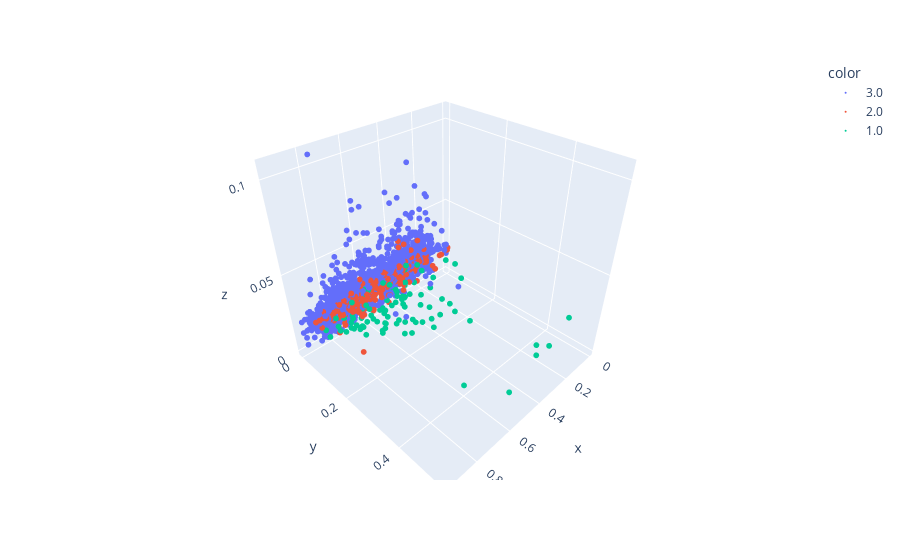

Notebook code for this chart:
### Code cell
fig_41 = px.scatter_3d(x=thyroid[:,0], y=thyroid[:,16], z=thyroid[:,17], color=thyroid[:,21].astype(str))
fig_41.update_traces(marker=dict(size=2))

fig_41.show()

### Figure 1 — Plotly figure (JSON) as saved in the notebook; plotly's stock layout.template omitted (floating-point values rounded to 4 significant figures; data arrays with more than 128 entries replaced by an {"elided": "..."} marker saying what was removed)
{"data": [{"hovertemplate": "color=3.0<br>x=%{x}<br>y=%{y}<br>z=%{z}<extra></extra>", "legendgroup": "3.0", "marker": {"color": "#636efa", "size": 2, "symbol": "circle"}, "mode": "markers", "name": "3.0", "scene": "scene", "showlegend": true, "type": "scatter3d", "x": {"elided": "3488 float values"}, "y": {"elided": "3488 float values"}, "z": {"elided": "3488 float values"}}, {"hovertemplate": "color=2.0<br>x=%{x}<br>y=%{y}<br>z=%{z}<extra></extra>", "legendgroup": "2.0", "marker": {"color": "#EF553B", "size": 2, "symbol": "circle"}, "mode": "markers", "name": "2.0", "scene": "scene", "showlegend": true, "type": "scatter3d", "x": {"elided": "191 float values"}, "y": {"elided": "191 float values"}, "z": {"elided": "191 float values"}}, {"hovertemplate": "color=1.0<br>x=%{x}<br>y=%{y}<br>z=%{z}<extra></extra>", "legendgroup": "1.0", "marker": {"color": "#00cc96", "size": 2, "symbol": "circle"}, "mode": "markers", "name": "1.0", "scene": "scene", "showlegend": true, "type": "scatter3d", "x": [0.5, 0.78, 0.73, 0.43, 0.42, 0.53, 0.51, 0.68, 0.4, 0.6, 0.69, 0.48, 0.69, 0.79, 0.77, 0.24, 0.6, 0.62, 0.6, 0.73, 0.32, 0.63, 0.68, 0.34, 0.46, 0.33, 0.35, 0.5, 0.6, 0.67, 0.44, 0.28, 0.53, 0.68, 0.33, 0.6, 0.02, 0.35, 0.36, 0.29, 0.55, 0.28, 0.42, 0.63, 0.31, 0.6, 0.67, 0.84, 0.25, 0.65, 0.62, 0.65, 0.74, 0.25, 0.18, 0.63, 0.38, 0.69, 0.63, 0.37, 0.52, 0.6, 0.59, 0.58, 0.02, 0.48, 0.53, 0.28, 0.28, 0.39, 0.36, 0.01, 0.18, 0.6, 0.28, 0.74, 0.33, 0.7, 0.44, 0.6, 0.84, 0.5, 0.15, 0.5, 0.5, 0.68, 0.71, 0.5, 0.5, 0.71, 0.44, 0.53, 0.42], "y": [0.061, 0.025, 0.047, 0.07, 0.031, 0.025, 0.024, 0.026, 0.042, 0.00809, 0.02, 0.098, 0.021, 0.029, 0.023, 0.065, 0.012, 0.1, 0.036, 0.01, 0.109, 0.126, 0.043, 0.082, 0.0097, 0.16, 0.031, 0.151, 0.098, 0.051, 0.045, 0.139, 0.183, 0.055, 0.0062, 0.151, 0.472, 0.23, 0.022, 0.024, 0.06, 0.047, 0.0068, 0.108, 0.188, 0.0305, 0.046, 0.017, 0.468, 0.103, 0.013, 0.055, 0.022, 0.236, 0.478, 0.042, 0.044, 0.026, 0.07, 0.055, 0.044, 0.183, 0.53, 0.018, 0.0067, 0.178, 0.165, 0.054, 0.035, 0.16, 0.025, 0.043, 0.44, 0.4, 0.103, 0.023, 0.01029, 0.086, 0.199, 0.099, 0.034, 0.058, 0.145, 0.028, 0.08, 0.042, 0.025, 0.117, 0.089, 0.038, 0.041, 0.06, 0.052], "z": [0.0096, 0.009, 0.011, 0.005, 0.008, 0.004, 0.004, 0.003, 0.002, 0.018, 0.01, 0.019, 0.008, 0.016, 0.005, 0.007, 0.022, 0.004, 0.006, 0.01, 0.002, 0.013, 0.003, 0.002, 0.005, 0.003, 0.026, 0.01, 0.004, 0.004, 0.014, 0.009, 0.014, 0.006, 0.008, 0.014, 0.017, 0.015, 0.002, 0.0096, 0.007, 0.002, 0.012, 0.004, 0.013, 0.01, 0.01, 0.0096, 0.007, 0.013, 0.0096, 0.007, 0.012, 0.002, 0.0096, 0.016, 0.017, 0.02, 0.0096, 0.009, 0.025, 0.011, 0.02, 0.0208, 0.0096, 0.01, 0.004, 0.0208, 0.023, 0.004, 0.003, 0.0096, 0.005, 0.005, 0.0208, 0.002, 0.02, 0.005, 0.006, 0.008, 0.007, 0.024, 0.017, 0.002, 0.014, 0.002, 0.003, 0.004, 0.002, 0.004, 0.015, 0.003, 0.008]}], "layout": {"autosize": true, "legend": {"title": {"text": "color"}, "tracegroupgap": 0}, "margin": {"t": 60}, "scene": {"aspectmode": "auto", "aspectratio": {"x": 1, "y": 1, "z": 1}, "domain": {"x": [0, 1], "y": [0, 1]}, "xaxis": {"title": {"text": "x"}, "type": "linear"}, "yaxis": {"title": {"text": "y"}, "type": "linear"}, "zaxis": {"title": {"text": "z"}, "type": "linear"}}}}
